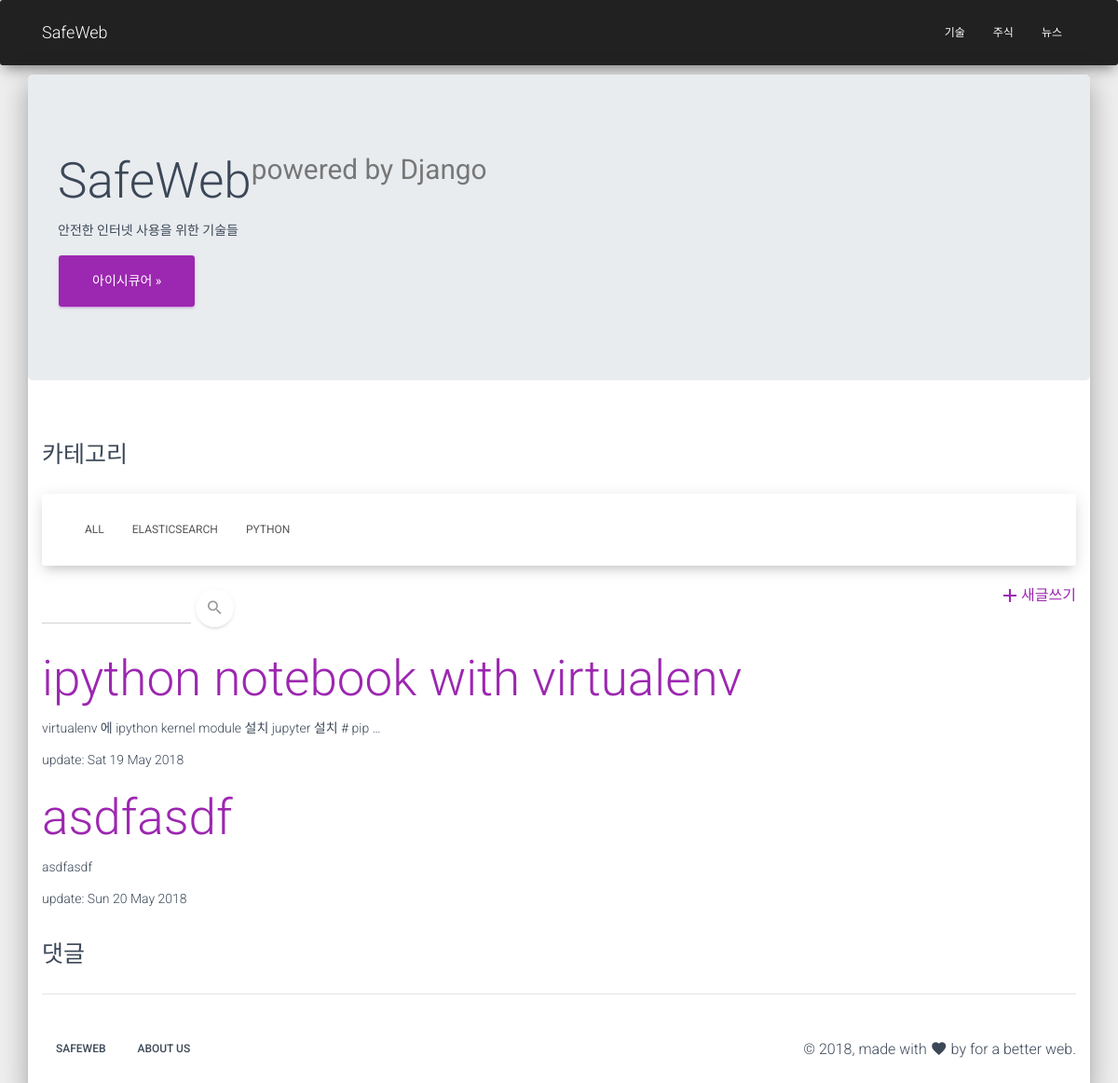
The page /blog/ on the database as committed earlier.
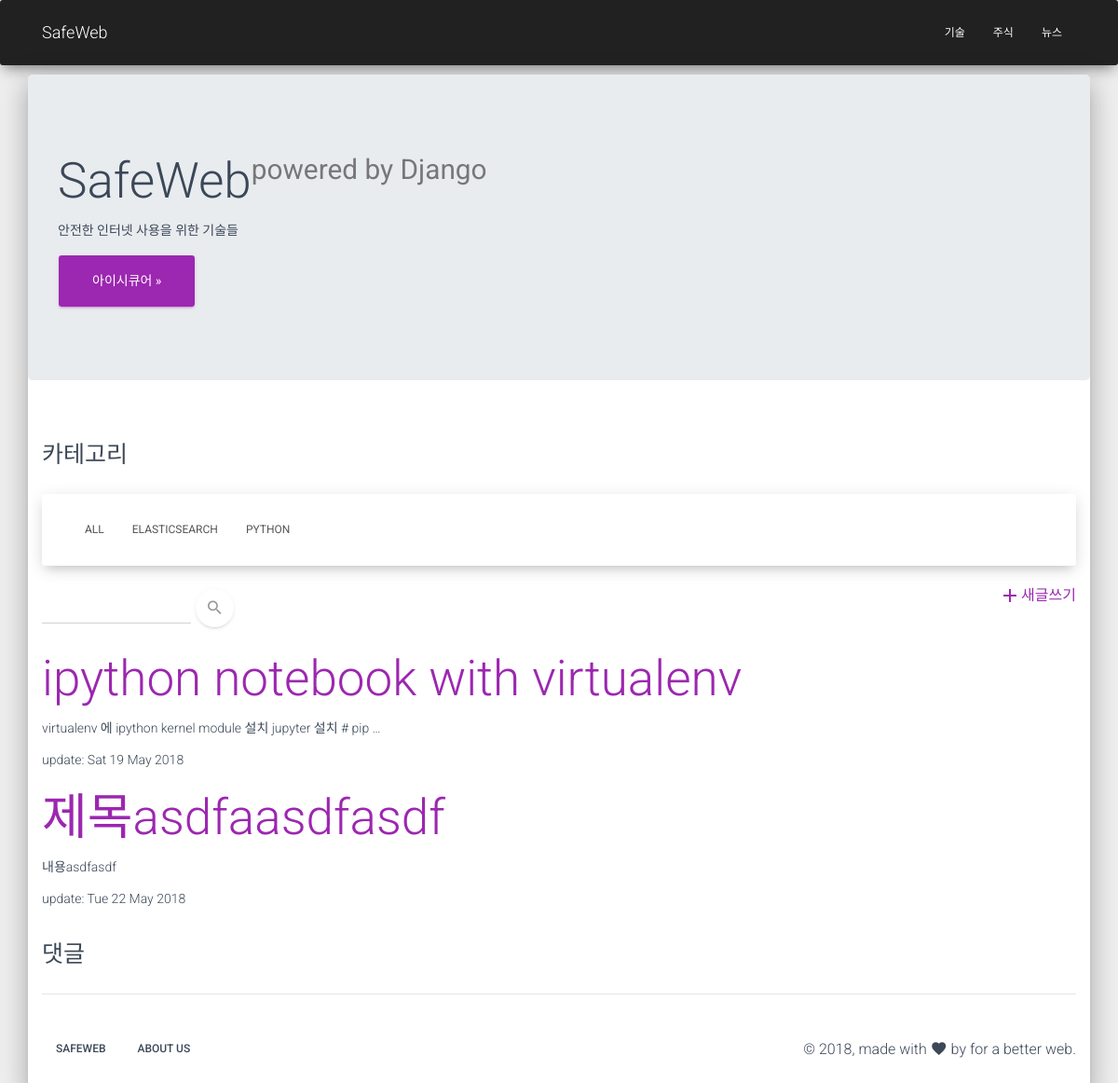
The same page on the database as committed later.
### blog/models.py (models this page shows, shortened)
class Category(models.Model):
    name = models.CharField(max_length=50, db_index=True)
    slug = models.SlugField(max_length=100, db_index=True, unique=True, allow_unicode=True)
    class Meta:
        ordering = ['name']
        verbose_name = 'category'
        verbose_name_plural = 'categories'
    def get_absolute_url(self):
        return reverse('blog:post_list_by_category', args=[self.slug])

class Post(models.Model):
    category = models.ForeignKey(Category, on_delete=models.SET_NULL, null=True, related_name='posts')
    author = models.ForeignKey(settings.AUTH_USER_MODEL, on_delete=models.SET_NULL, null=True)
    title = models.CharField(max_length=100)
    content = models.TextField(validators=[min_length_3_validator])
    Tags = models.ManyToManyField('Tag', blank=True)
    slug = models.SlugField(max_length=200, db_index=True, unique=True, allow_unicode=True)
    Comments = models.PositiveSmallIntegerField(default=0, null=True)
    created = models.DateTimeField(auto_now_add=True)
    updated = models.DateTimeField(auto_now=True)
    published = models.DateTimeField(blank=True, null=True)
    image = models.ImageField(default='default.png', upload_to='post/%Y/%m/%d', blank=True)
    ip = models.GenericIPAddressField(null=True)
    class Meta:
        ordering = ['-created']
        index_together = (('id', 'slug'),)

### blog/views.py (the view)
# urls.py: path('', views.post_list, name='post_list'),
def post_list(request, category_slug=None):
    category = None
    categories = Category.objects.all()
    posts = Post.objects.all()
    posts = posts.order_by('created')
    q = request.GET.get('q', '')
    if q:
        posts = posts.filter(title__icontains=q)
    if category_slug:
        category = get_object_or_404(Category, slug=category_slug)
        posts = posts.filter(category=category)
    paginator = Paginator(posts, 10)
    page = request.GET.get('page')
    posts = paginator.get_page(page)
    return render(request, 'blog/post_list.html', {'category':category, 'categories':categories, 'posts':posts})

### blog/templates/blog/post_list.html (shortened to what this page needs)
{% extends 'blog/post_base.html' %}
{% load staticfiles %}
{% block post %}
<div class="jumbotron">
    <h1>SafeWeb<sup><small>powered by Django</small></sup></h1>
    <p>안전한 인터넷 사용을 위한 기술들</p>
    <p>
        <a class="btn btn-lg btn-primary" href="https://www.isecurekr.com">아이시큐어 &raquo;</a>
    </p>
</div>
<div class="container">
<div class="row">
    <div class="col-md-12">
        <div class="title">
            <h3>카테고리</h3>
        </div>
        <nav class="navbar navbar-expand-lg bg-white">
            <div class="container">
                <div class="navbar-translate">
                </div>
                <div class="collapse navbar-collapse">
                    <ul class="navbar-nav">
                        <li class="nav-item {% if not category %}active{% endif %}">
                            <a href="{% url 'blog:post_list' %}" class="nav-link">All</a>
                        </li>
                        {% for c in categories %}
                        <li class="nav-item {% if category.slug == c.slug %}active{% endif %} ">
                            <a href="{{ c.get_absolute_url }}" class="nav-link">{{ c.name }}</a>
                        </li>
                        {% endfor %}
                    </ul>
                </div>
            </div>
        </nav>
    </div>
</div>
<a href="{% url 'blog:post_create' %}" class="pull-right"><i class="material-icons">add</i>새글쓰기</a>
<form class="form-inline" action="" method="get">
    <div class=" has-black">
        <input type="text" class="form-control" name="q" value="{{ q }}" />
        <button type="submit" class="btn btn-white btn-raised btn-fab btn-round" />
            <i class="material-icons">search</i>
    </div>
</form>
{% for post in posts %}
    <div>
        <h1>
            <a href=" {% url 'blog:post_detail' slug=post.slug id=post.id %}">{{ post.title }}</a>
        </h1>
        <p>{{ post.content|truncatewords:10 }}</p>
        <p>update: {{ post.updated|date:"D d M Y" }}</p>
    </div>
{% endfor %}
<div class="title">
    <h3>댓글</h3>
</div>
<hr />
{% endblock post %}

Rows that differ between the two databases and show on the page:
removed Post: title "asdfasdf", content "asdfasdf", updated "Sun 20 May 2018"
added Post: title "제목asdfaasdfasdf", content "내용asdfasdf", updated "Tue 22 May 2018"
